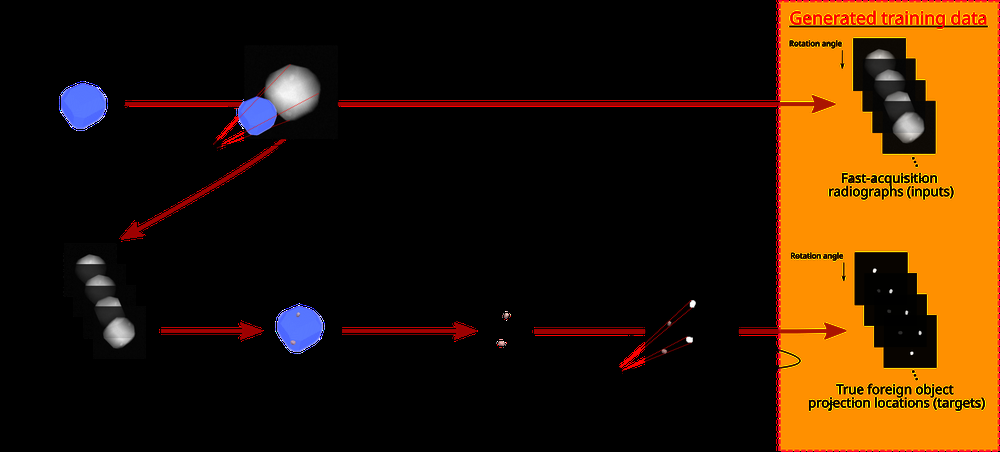
#> input picture images/Workflowv3Applied_simplified.png, 1000 x 452 px, shrunk from 7593 x 3431 before the run; its folder holds only this picture in this run
$ python -i WorkflowExperimentalDataMSD_Test.py   (imports and definitions only)
#> lines starting #> are read from the running program, lines starting #| are printed output that depends on the picture
#Testing scripts for trained MSD networks on workflow generated data

# This script carries out the testing of MSD networks on the workflow-generated (experimental) testing data
# The results are the csv files in the results/quantitative/ folder

# The code assumes that the MSD networks are trained and available in the scripts/experimental/training/MSD/ folders
# Any untrained or undesired network configuration can be removed below.

# CT data for testing are the ones with instance numbers 66-111 and 9, 14, 26, 38, 50, 59 (not containing foreign objects)
# Code assumes testing data to be saved in the following way
# - /data/TrainingDataExperimental/    ...
# -  |                            /Instance066/
# -  |                            /Instance067/
# -  |                                 ...
# -  --/TrainingDataExperimentalGT/    ...
# -                               /Instance066/
# -                               /Instance067/
# -                                    ...

# Note: The subfolders in TrainingDataExperimental and TrainingDataExperimental should have identical names

#Author,
#   Mathé Zeegers,
#       Centrum Wiskunde & Informatica, Amsterdam (m.t.zeegers@cwi.nl)

import csv
import cv2
import glob
import matplotlib.pyplot as plt
import msdnet
import numpy as np
import os
from pathlib import Path
import sklearn.metrics as m
import time
import tifffile

#Path to generated quantitative to save
pathToQuant = '/../../../results/experimental/quantitative'
targetLabels = 2

#Function to produce a labelled image from an image of components
def LabelComponents(img):

    num_labels, labels = cv2.connectedComponents(img)
    print("Num_labels", num_labels)

    #Map component labels to hue val, 0-179 is the hue range in OpenCV
    label_hue = np.uint8(179*labels/np.max(labels))
    blank_ch = 255*np.ones_like(label_hue)
    labeled_img = cv2.merge([label_hue, blank_ch, blank_ch])

    #Converting cvt to BGR
    labeled_img = cv2.cvtColor(labeled_img, cv2.COLOR_HSV2BGR)

    #Set background label to black
    labeled_img[label_hue==0] = 0

    labeled_img2 = np.zeros((labeled_img.shape[0],labeled_img.shape[1]))
    for count, value in enumerate(np.unique(labeled_img.reshape(labeled_img.shape[0]*labeled_img.shape[1],labeled_img.shape[2]), axis=0)):
        labeled_img2[(labeled_img[:,:,0] == value[0]) & (labeled_img[:,:,1] == value[1]) & (labeled_img[:,:,2] == value[2])] = count
    return labeled_img2


#Load data files
RootDataPath = '../../../data/' #'/export/scratch3/zeegers/AutomatedFODProjectExperimentalData/'
FullDataPath = RootDataPath + 'TrainingDataExperimental/'
FullGTPath = RootDataPath + 'TrainingDataExperimentalGT/'

flsin = []
flstg = []
# [1 line that did not run here, left out]
# [1 line that did not run here, left out]
# [1 line that did not run here, left out]
# [1 line that did not run here, left out]
# [6 lines not run here, left out]


Prefix = '../training/'

curPath = os.path.dirname(os.path.abspath(__file__))


def computeNetworkResults(NetworkPath, Runs, NumObjs, flsin):

    SegAcc = np.zeros((len(NumObjs),len(Runs)))
    F1ScoreAcc = np.zeros((len(NumObjs),len(Runs)))
    Specialmetric = np.zeros((len(NumObjs), len(Runs)))
    FPmetric = np.zeros((len(NumObjs), len(Runs)))

    RunIndex = 0
    for Run in Runs:

        RunString = 'Run' + str(Run)

        cnt = 0

        for NumObj in NumObjs:
            print("Run", Run, "NumObj", NumObj)

            #Load the corresponding trained network
            subname = 'TrainingDataExperimentalTrainingDataExperimentalGT' + RunString + 'NumObj' + str(NumObj)
            FullNetworkPath = NetworkPath + 'segm_params_' + subname + '_layers100dil10.h5'
            n = msdnet.network.SegmentationMSDNet.from_file(FullNetworkPath)

            #Initialize
            cntSpecialmetric = 0
            cntSpecialmetricTotal = 0
            cntFPmetricTotal = 0
            cntFPmetric = 0
            TotalPixErr = 0
            TotalPixErrNorm = 0
            TotalTPrate = 0
            TotalF1Score = 0

            for i in range(len(flsin)):

                #Load files and compute network result
                d = msdnet.data.ImageFileDataPoint(flsin[i])
                output = n.forward(d.input)
                segment = np.argmax(output,0)
                target = tifffile.imread(flstg[i])

                pixerr = np.count_nonzero(segment != target)
                pixerrnorm = np.count_nonzero(segment != target)/target.size

                #First segmentation metric (F1 score)
                F1Score = m.f1_score(target.flatten(), segment.flatten())

                #Second segmentaton metric (average class accuracy)
                TPrate = 0
                for j in range(0,len(np.unique(target))):
                    TPrate += np.count_nonzero(np.logical_and((segment == j),(target == j)))/np.count_nonzero(target == j)
                TPrate = TPrate/len(np.unique(target))
                print(i)

                #Third segmentation metric (object based detection rate)
                targetLabeled = LabelComponents(target)
                cntSpecialmetricTotal += len(np.unique(targetLabeled))-1
                if(len(np.unique(targetLabeled)) == 1):
                    print("No foreign object in ground truth")

                for val in np.unique(targetLabeled):
                    if(val > 0):
                        if(np.count_nonzero(targetLabeled == val) > 8):
                            targetLabeledTemp = targetLabeled.copy()
                            targetLabeledTemp[targetLabeled != val] = 0
                            targetLabeledTemp[targetLabeled == val] = 1
                            if( np.count_nonzero(np.logical_and((segment == 1),(targetLabeledTemp == 1)))/np.count_nonzero((targetLabeledTemp == 1)) > 0.3):
                                cntSpecialmetric += 1
                                print("Foreign object detected: Yes")
                        else:
                            cntSpecialmetricTotal -= 1

                print("Current found", cntSpecialmetric, ", Current ", cntSpecialmetricTotal)

                #Fourth segmentation metric (object based false positive detection rate)
                targetLabeledOutput = LabelComponents(segment.astype(np.uint8))

                cntFPmetricTotal += len(np.unique(targetLabeledOutput))-1
                for val in np.unique(targetLabeledOutput):
                    if(val > 0):
                        if(np.count_nonzero(targetLabeledOutput == val) > 8):
                            targetLabeledOutputTemp = targetLabeledOutput.copy()
                            targetLabeledOutputTemp[targetLabeledOutput != val] = 0
                            targetLabeledOutputTemp[targetLabeledOutput == val] = 1
                            if( np.count_nonzero(np.logical_and((target == 1),(targetLabeledOutputTemp == 1)))/np.count_nonzero((targetLabeledOutputTemp == 1)) <= 0.3):
                                cntFPmetric += 1
                                print("False positive detected, label:", val)
                        else:
                            cntFPmetricTotal -= 1

                TotalPixErr += pixerr
                TotalPixErrNorm += pixerrnorm
                TotalTPrate += TPrate
                TotalF1Score += F1Score
            TotalPixErr = TotalPixErr/len(flsin)
            TotalPixErrNorm = TotalPixErrNorm/len(flsin)
            TotalTPrate = TotalTPrate/len(flsin)
            TotalF1Score = TotalF1Score/len(flsin)

            print('Results:')
            print('Overall accuracy', (1-TotalPixErrNorm)*100)
            print('Average class accuracy', TotalTPrate*100)
            print('F1 score', TotalF1Score*100)
            print('cntSpecialmetric', cntSpecialmetric, 'total', cntSpecialmetricTotal, 'metric', cntSpecialmetric/float(cntSpecialmetricTotal))
            if(float(cntFPmetricTotal) == 0):
                print('False positives', cntFPmetric, 'total', cntFPmetricTotal, 'metric', 0)
            else:
                print('False positives', cntFPmetric, 'total', cntFPmetricTotal, 'metric', cntFPmetric/float(cntFPmetricTotal))

            SegAcc[cnt,RunIndex] += TotalTPrate*100
            F1ScoreAcc[cnt,RunIndex] += TotalF1Score*100
            Specialmetric[cnt,RunIndex] += cntSpecialmetric/float(cntSpecialmetricTotal)*100
            if(float(cntFPmetricTotal) == 0):
                FPmetric[cnt,RunIndex] += 0
            else:
                FPmetric[cnt,RunIndex] += cntFPmetric/float(cntFPmetricTotal)*100
            cnt += 1

        RunIndex += 1

    return SegAcc, F1ScoreAcc, Specialmetric, FPmetric


######################
### FEW FOs        ###
######################

NumObjs = [1,2,3,4,5,7,10,15,20,30,40,50,60]
Runs = [0,1,2,3,4]
NetworkPath = Prefix + '/MSD/FewFOs/'

# [1 line that did not run here, left out]

# [4 lines not run here, left out]


######################
### MANY FOs       ###
######################

NumObjsManyFO = [1,2,3,4,5,7,10,15,20]
Runs = [0,1,2,3,4]
NetworkPath = Prefix + '/MSD/ManyFOs/'

# [1 line that did not run here, left out]

# [4 lines not run here, left out]


######################
### MIXED          ###
######################

NumObjsMix = [1,2,3,4,5,7,10,15,20,30,40]
Runs = [0,1,2,3,4]
NetworkPath = Prefix + '/MSD/MixedFOs/'

# [1 line that did not run here, left out]

# [4 lines not run here, left out]


######################
### ONEPROJ        ###
######################

NumObjsOneProj = [2,3,4,5,7,10,20,30,40,50,60]
Runs = [0,1,2,3,4]
NetworkPath = Prefix + '/MSD/FewFOsOneRadiograph/'

# [1 line that did not run here, left out]

# [23 lines not run here, left out]

>>> import cv2
>>> picture = cv2.imread('../../../images/Workflowv3Applied_simplified.png', cv2.IMREAD_GRAYSCALE)
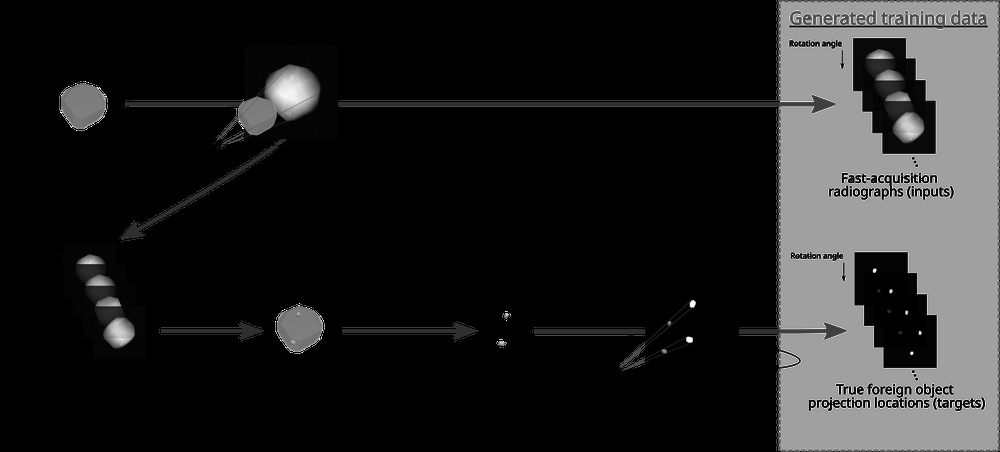
#> picture: shape (452, 1000); min 0, max 255, mean 33.3
>>> result = LabelComponents(picture)
#> in LabelComponents, `num_labels, labels = cv2.connectedComponents(img)`:
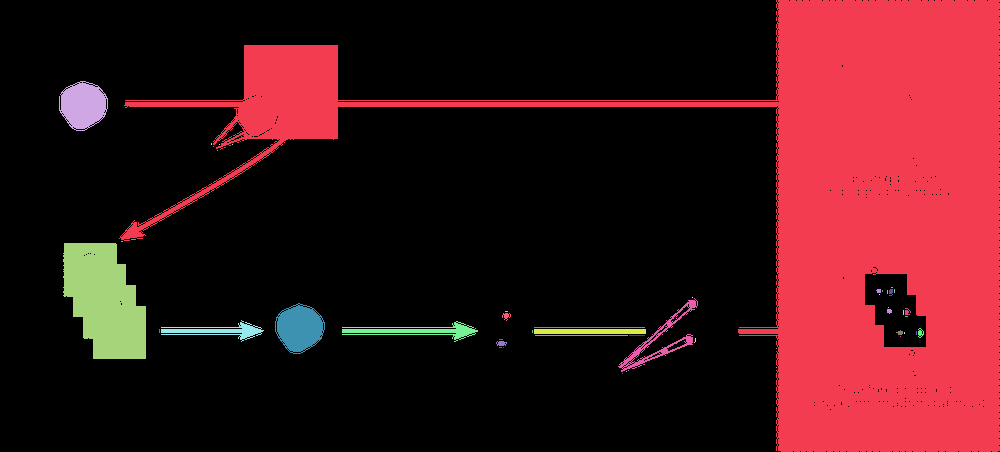
#> labels: shape (452, 1000) int32; 52 distinct labels, from 0 to 51; one colour per label, 0 black
#> in LabelComponents, `num_labels, labels = cv2.connectedComponents(img)`: num_labels = 52
#| Num_labels 52
#> in LabelComponents, `label_hue = np.uint8(179*labels/np.max(labels))`:
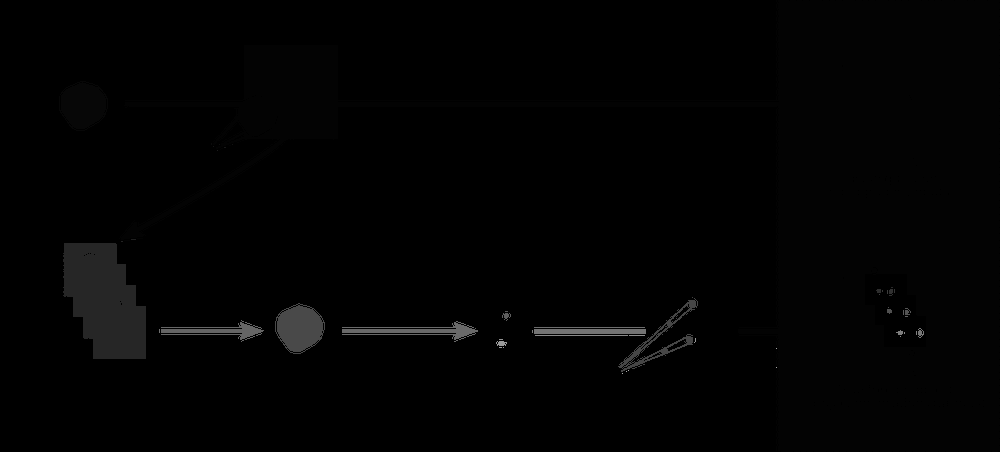
#> label_hue: shape (452, 1000); min 0, max 179, mean 2.4
#> in LabelComponents, `labeled_img = cv2.merge([label_hue, blank_ch, blank_ch])`:
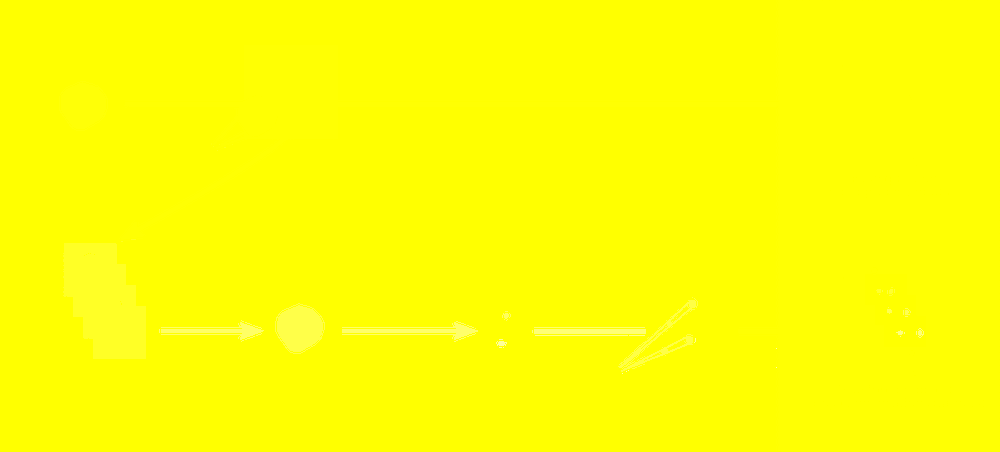
#> labeled_img: shape (452, 1000, 3); mean of channels 0, 1, 2 2.4, 255, 255; drawn as B, G, R
#> in LabelComponents, `labeled_img = cv2.cvtColor(labeled_img, cv2.COLOR_HSV2BGR)`:
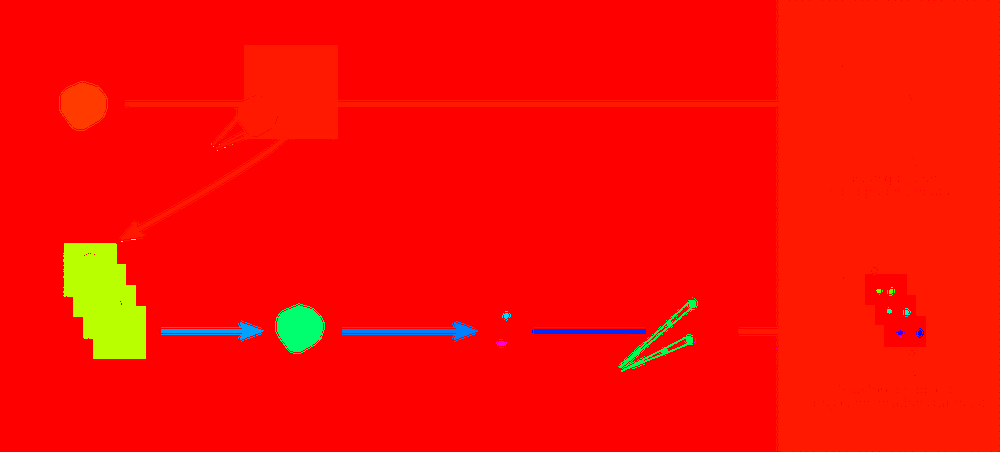
#> labeled_img: shape (452, 1000, 3); mean B, G, R 2.1, 12.6, 251
#> in LabelComponents, `labeled_img[label_hue==0] = 0`:
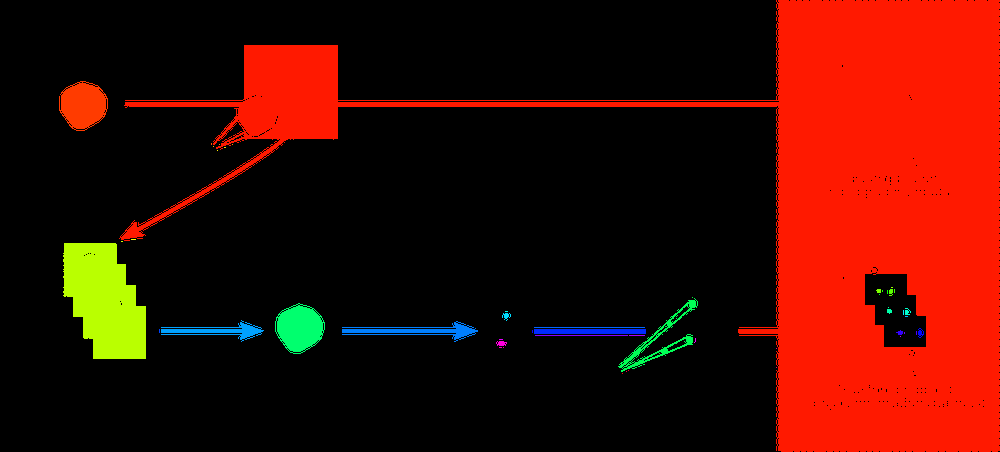
#> labeled_img: shape (452, 1000, 3); mean B, G, R 2.1, 12.6, 66.7
#> the loop in LabelComponents, `for count, value in enumerate(np.unique(labeled_img.reshape(labeled_im..` made 53 passes
#> value on passes 1 to 12: [0, 0, 0], [0, 25, 255], [0, 26, 255], [0, 59, 255], [0, 85, 255], [0, 119, 255], [0, 144, 255], [0, 178, 255], [0, 204, 255], [0, 238, 255], [0, 255, 8], [0, 255, 33]
#> after the loop in LabelComponents, `for count, value in enumerate(np.unique(labeled_img.reshape(labeled_im..`:
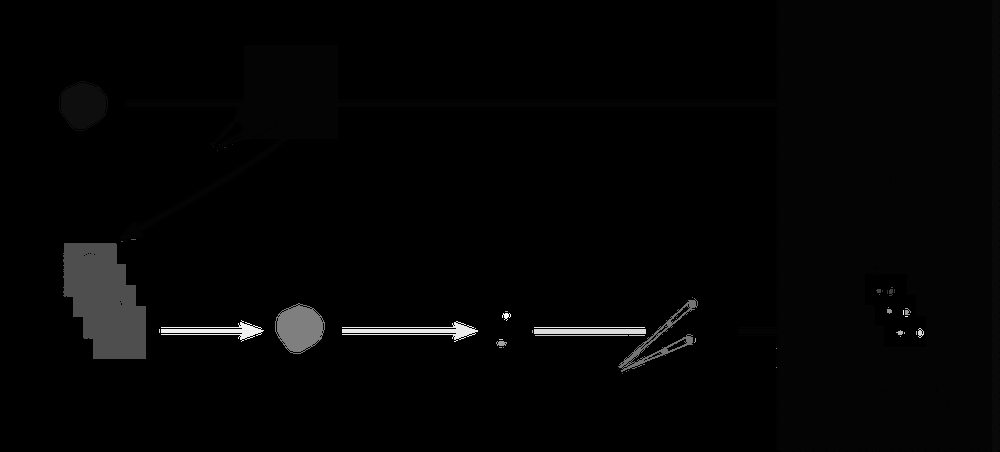
#> labeled_img2: shape (452, 1000) float64; min 0, max 52, mean 0.9; drawn with min black and max white
